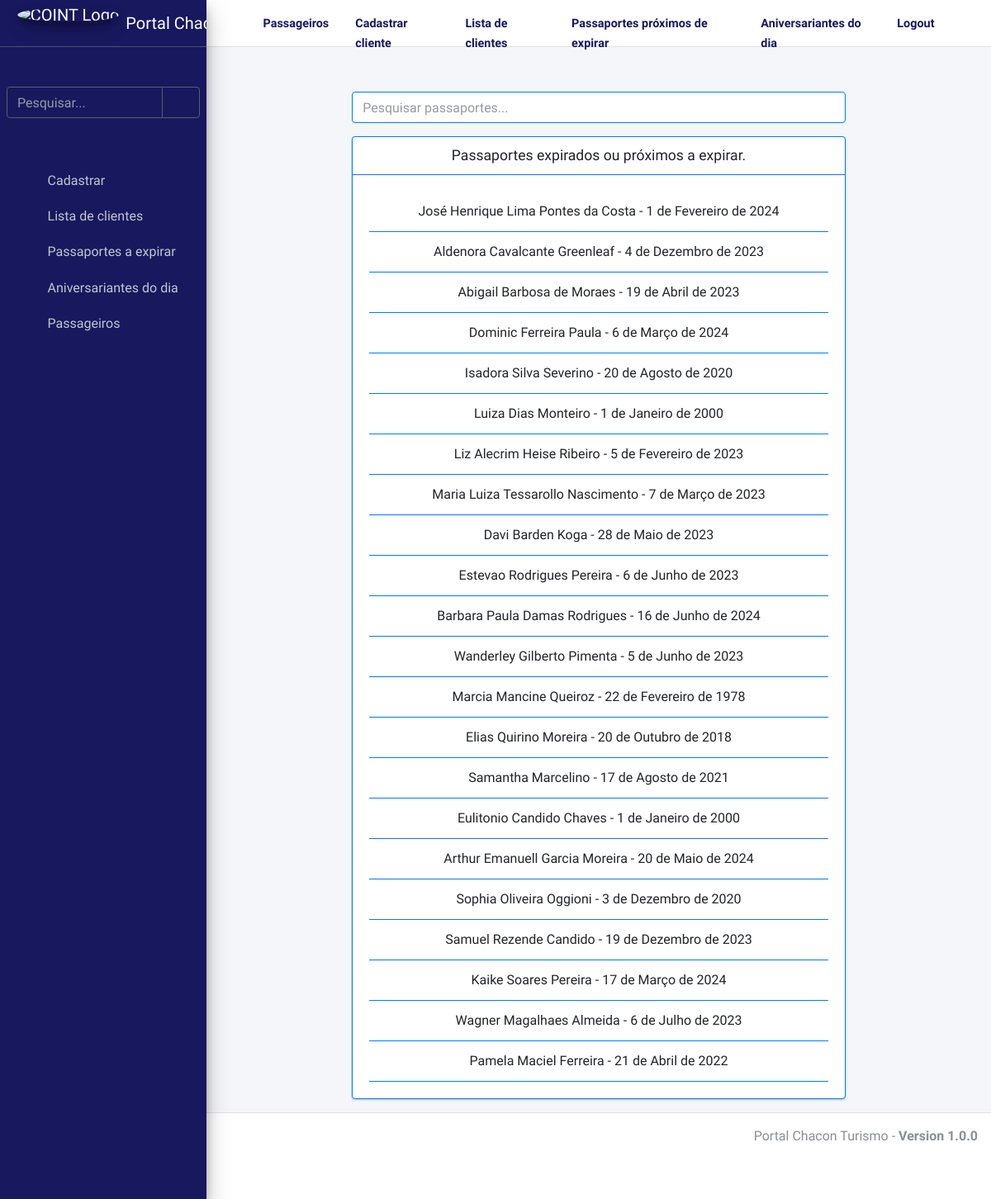
Screenshot of /example/expiracao/ (signed in) with the database file from the repository.
### apps/app_exemplo/models.py (models this page shows, shortened)
class Clientes(models.Model):
    nome = models.CharField("Nome", max_length=255, blank=True, null=True)
    sobrenome = models.CharField("Sobrenome", max_length=255, blank=True, null=True)
    datanascimento = models.DateField("Data de Nascimento", auto_now_add=False, blank=True, null=True )
    passaporte = models.CharField("Passaporte", max_length=255, blank=True, null=True)
    datavalidade = models.DateField("Data de Validade", auto_now_add=False, blank=True, null=True )
    contato = models.PositiveIntegerField("Contato", blank=True, null=True)
    cpfcnpj = models.CharField("CPF ou CNPJ", max_length=400, blank=True, null=True)
    endereco = models.CharField("Endereço", max_length=1000, blank=True, null=True)
    email = models.CharField("Email", max_length=400, blank=True, null=True)

### apps/app_exemplo/views.py (the view)
# urls.py: path('expiracao/', views.ClientesExpiracaoView.as_view(), name='clientes-expiracao'),
@method_decorator(login_required, name='dispatch')
class ClientesExpiracaoView(TemplateView):
    template_name = "app_clientes/clientes_expiracao_passaportes.html"  # Atualize com o caminho do seu template
    def get_context_data(self, **kwargs):
        context = super().get_context_data(**kwargs)
        today = datetime.now().date()
        expired_date = today + timedelta(days=180)
        expired_clientes = models.Clientes.objects.filter(datavalidade__lte=today)
        expiring_soon_clientes = models.Clientes.objects.filter(datavalidade__lte=expired_date)
        context['expired_clientes'] = expired_clientes
        context['expiring_soon_clientes'] = expiring_soon_clientes
        return context

### apps/app_exemplo/templates/app_clientes/clientes_expiracao_passaportes.html (shortened to what this page needs)
{% extends "base/base.html" %}
{% block content %}
<div class="container">
    <div class="row justify-content-center mb-3">
        <div class="col-lg-8">
            <input type="text" id="searchInput" class="form-control border border-primary" placeholder="Pesquisar passaportes...">
        </div>
    </div>
    <div class="row justify-content-center">
        <div class="col-12 col-md-12 col-lg-8 order-2 order-md-1 ">
            <div class="card border border-primary">
                <div class="card-header d-flex justify-content-center border-bottom border-primary">
                    <h5 class="card-title text-wrap text-break mb-0">Passaportes expirados ou próximos a expirar.</h5>
                </div>
                <div class="card-body">
                    <ul class="list-group list-group-flush">
                        {% for dado in expiring_soon_clientes %}
                            <li class="list-group-item border-bottom border-primary text-center ">{{ dado.nome }} {{ dado.sobrenome }} - {{ dado.datavalidade }}</li>
                        {% empty %}
                            <li class="list-group-item text-center">Nenhum passaporte está próximo de expirar.</li>
                        {% endfor %}
                    </ul>
                </div>
            </div>
        </div>
    </div>
</div>
{% endblock %}

### rows the page displays
Clientes: nome "José Henrique", sobrenome "Lima Pontes da Costa", datavalidade "1 de Fevereiro de 2024"
Clientes: nome "Aldenora Cavalcante", sobrenome "Greenleaf", datavalidade "4 de Dezembro de 2023"
Clientes: nome "Abigail Barbosa de", sobrenome "Moraes", datavalidade "19 de Abril de 2023"
Clientes: nome "Dominic Ferreira", sobrenome "Paula", datavalidade "6 de Março de 2024"
Clientes: nome "Isadora", sobrenome "Silva Severino", datavalidade "20 de Agosto de 2020"
Clientes: nome "Luiza", sobrenome "Dias Monteiro", datavalidade "1 de Janeiro de 2000"
Clientes: nome "Liz", sobrenome "Alecrim Heise Ribeiro", datavalidade "5 de Fevereiro de 2023"
Clientes: nome "Maria Luiza", sobrenome "Tessarollo Nascimento", datavalidade "7 de Março de 2023"
Clientes: nome "Davi", sobrenome "Barden Koga", datavalidade "28 de Maio de 2023"
Clientes: nome "Estevao", sobrenome "Rodrigues Pereira", datavalidade "6 de Junho de 2023"
Clientes: nome "Barbara Paula", sobrenome "Damas Rodrigues", datavalidade "16 de Junho de 2024"
Clientes: nome "Wanderley Gilberto", sobrenome "Pimenta", datavalidade "5 de Junho de 2023"
Clientes: nome "Marcia", sobrenome "Mancine Queiroz", datavalidade "22 de Fevereiro de 1978"
Clientes: nome "Elias", sobrenome "Quirino Moreira", datavalidade "20 de Outubro de 2018"
Clientes: nome "Samantha", sobrenome "Marcelino", datavalidade "17 de Agosto de 2021"
Clientes: nome "Eulitonio", sobrenome "Candido Chaves", datavalidade "1 de Janeiro de 2000"
Clientes: nome "Arthur Emanuell", sobrenome "Garcia Moreira", datavalidade "20 de Maio de 2024"
Clientes: nome "Sophia", sobrenome "Oliveira Oggioni", datavalidade "3 de Dezembro de 2020"
Clientes: nome "Samuel", sobrenome "Rezende Candido", datavalidade "19 de Dezembro de 2023"
Clientes: nome "Kaike", sobrenome "Soares Pereira", datavalidade "17 de Março de 2024"
Clientes: nome "Wagner", sobrenome "Magalhaes Almeida", datavalidade "6 de Julho de 2023"
Clientes: nome "Pamela", sobrenome "Maciel Ferreira", datavalidade "21 de Abril de 2022"
